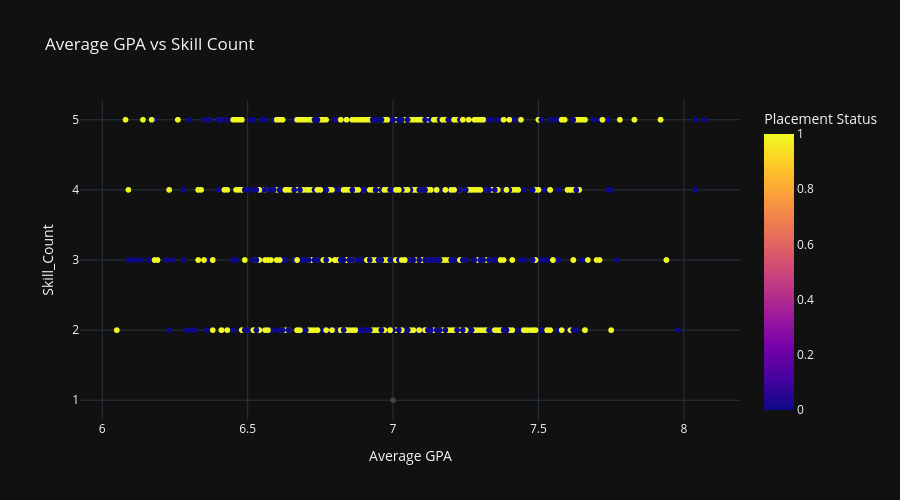

The notebook cell this image was saved under:
### Markdown cell above
### 6. Scatter Plot – Mean GPA vs Skill Count

### Code cell
fig = px.scatter(df_eda, x='Average GPA', y='Skill_Count',
                 color='Placement Status',
                 title='Average GPA vs Skill Count',
                 color_discrete_sequence=px.colors.qualitative.Vivid,
                 size_max=10)
fig.update_layout(template='plotly_dark', height=500, font=dict(size=12))
fig.show()

### Figure 1 — Plotly figure (JSON) as saved in the notebook; plotly's stock layout.template omitted (floating-point values rounded to 4 significant figures; data arrays with more than 128 entries replaced by an {"elided": "..."} marker saying what was removed)
{"data": [{"hovertemplate": "Average GPA=%{x}<br>Skill_Count=%{y}<br>Placement Status=%{marker.color}<extra></extra>", "legendgroup": "", "marker": {"color": {"elided": "2000 float values"}, "coloraxis": "coloraxis", "symbol": "circle"}, "mode": "markers", "name": "", "showlegend": false, "type": "scattergl", "x": {"elided": "2000 float values"}, "xaxis": "x", "y": {"elided": "2000 int values"}, "yaxis": "y"}], "layout": {"coloraxis": {"colorbar": {"title": {"text": "Placement Status"}}, "colorscale": [[0, "#0d0887"], [0.1111, "#46039f"], [0.2222, "#7201a8"], [0.3333, "#9c179e"], [0.4444, "#bd3786"], [0.5556, "#d8576b"], [0.6667, "#ed7953"], [0.7778, "#fb9f3a"], [0.8889, "#fdca26"], [1, "#f0f921"]]}, "font": {"size": 12}, "height": 500, "legend": {"tracegroupgap": 0}, "title": {"text": "Average GPA vs Skill Count"}, "xaxis": {"anchor": "y", "domain": [0, 1], "title": {"text": "Average GPA"}}, "yaxis": {"anchor": "x", "domain": [0, 1], "title": {"text": "Skill_Count"}}}}
